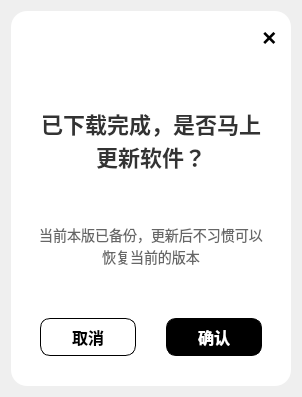
<?xml version="1.0" encoding="UTF-8"?>
<ui version="4.0">
 <class>Form</class>
 <widget class="QWidget" name="Form">
  <property name="geometry">
   <rect>
    <x>0</x>
    <y>0</y>
    <width>298</width>
    <height>393</height>
   </rect>
  </property>
  <property name="windowTitle">
   <string>Form</string>
  </property>
  <property name="styleSheet">
   <string notr="true">
* {
  padding:0;
  margin:0;
  border:none;
  outline: none;
}

#container {
	border-radius: 16px;
	background: #fff;
}

QPushButton {
	border-radius: 10px;
	height: 36px;
	font-size: 16px;
	font-weight: 600;
	color: #fff;
}


#btn_close{
	border-radius: 4px;
	font-size: 24px;
	color: #000;
	line-height: 25px;
}
#btn_close:hover {
	background: rgba(0,0,0,0.05);
}

#msg_title{
	font-size: 22px;
	font-weight: 600;
	color: #333;
}

#msg_content{
	font-size: 14px;
	color: #666;
}


#cancle{
	color: #000;
	border: 1px solid #000;
	background: transparent;
}

#confirm{
	background: black;
	border: 1px solid #000;
}</string>
  </property>
  <layout class="QHBoxLayout" name="horizontalLayout">
   <item>
    <widget class="QFrame" name="container">
     <property name="minimumSize">
      <size>
       <width>280</width>
       <height>375</height>
      </size>
     </property>
     <property name="maximumSize">
      <size>
       <width>280</width>
       <height>375</height>
      </size>
     </property>
     <property name="frameShape">
      <enum>QFrame::StyledPanel</enum>
     </property>
     <property name="frameShadow">
      <enum>QFrame::Raised</enum>
     </property>
     <layout class="QVBoxLayout" name="verticalLayout">
      <item>
       <widget class="QFrame" name="box_close">
        <property name="minimumSize">
         <size>
          <width>0</width>
          <height>30</height>
         </size>
        </property>
        <property name="maximumSize">
         <size>
          <width>16777215</width>
          <height>30</height>
         </size>
        </property>
        <property name="frameShape">
         <enum>QFrame::StyledPanel</enum>
        </property>
        <property name="frameShadow">
         <enum>QFrame::Raised</enum>
        </property>
        <layout class="QHBoxLayout" name="horizontalLayout_2">
         <property name="leftMargin">
          <number>0</number>
         </property>
         <property name="topMargin">
          <number>0</number>
         </property>
         <property name="rightMargin">
          <number>0</number>
         </property>
         <property name="bottomMargin">
          <number>0</number>
         </property>
         <item>
          <spacer name="horizontalSpacer">
           <property name="orientation">
            <enum>Qt::Horizontal</enum>
           </property>
           <property name="sizeHint" stdset="0">
            <size>
             <width>226</width>
             <height>20</height>
            </size>
           </property>
          </spacer>
         </item>
         <item>
          <widget class="QPushButton" name="btn_close">
           <property name="minimumSize">
            <size>
             <width>25</width>
             <height>25</height>
            </size>
           </property>
           <property name="maximumSize">
            <size>
             <width>20</width>
             <height>20</height>
            </size>
           </property>
           <property name="text">
            <string>×</string>
           </property>
          </widget>
         </item>
        </layout>
       </widget>
      </item>
      <item>
       <widget class="QFrame" name="box_top">
        <property name="minimumSize">
         <size>
          <width>0</width>
          <height>200</height>
         </size>
        </property>
        <property name="frameShape">
         <enum>QFrame::StyledPanel</enum>
        </property>
        <property name="frameShadow">
         <enum>QFrame::Raised</enum>
        </property>
        <layout class="QVBoxLayout" name="verticalLayout_2">
         <property name="leftMargin">
          <number>15</number>
         </property>
         <property name="rightMargin">
          <number>15</number>
         </property>
         <property name="bottomMargin">
          <number>20</number>
         </property>
         <item>
          <widget class="QLabel" name="msg_title">
           <property name="minimumSize">
            <size>
             <width>0</width>
             <height>150</height>
            </size>
           </property>
           <property name="maximumSize">
            <size>
             <width>16777215</width>
             <height>150</height>
            </size>
           </property>
           <property name="text">
            <string>已下载完成，是否马上更新软件？</string>
           </property>
           <property name="alignment">
            <set>Qt::AlignCenter</set>
           </property>
           <property name="wordWrap">
            <bool>true</bool>
           </property>
          </widget>
         </item>
         <item>
          <widget class="QLabel" name="msg_content">
           <property name="minimumSize">
            <size>
             <width>0</width>
             <height>50</height>
            </size>
           </property>
           <property name="maximumSize">
            <size>
             <width>16777215</width>
             <height>50</height>
            </size>
           </property>
           <property name="text">
            <string>当前本版已备份，更新后不习惯可以恢复当前的版本</string>
           </property>
           <property name="alignment">
            <set>Qt::AlignCenter</set>
           </property>
           <property name="wordWrap">
            <bool>true</bool>
           </property>
          </widget>
         </item>
        </layout>
       </widget>
      </item>
      <item>
       <widget class="QFrame" name="box_bottom">
        <property name="frameShape">
         <enum>QFrame::StyledPanel</enum>
        </property>
        <property name="frameShadow">
         <enum>QFrame::Raised</enum>
        </property>
        <layout class="QHBoxLayout" name="horizontalLayout_3">
         <property name="spacing">
          <number>30</number>
         </property>
         <property name="leftMargin">
          <number>20</number>
         </property>
         <property name="topMargin">
          <number>20</number>
         </property>
         <property name="rightMargin">
          <number>20</number>
         </property>
         <property name="bottomMargin">
          <number>20</number>
         </property>
         <item>
          <widget class="QPushButton" name="cancle">
           <property name="text">
            <string>取消</string>
           </property>
          </widget>
         </item>
         <item>
          <widget class="QPushButton" name="confirm">
           <property name="text">
            <string>确认</string>
           </property>
          </widget>
         </item>
        </layout>
       </widget>
      </item>
     </layout>
    </widget>
   </item>
  </layout>
 </widget>
 <resources/>
 <connections/>
</ui>
